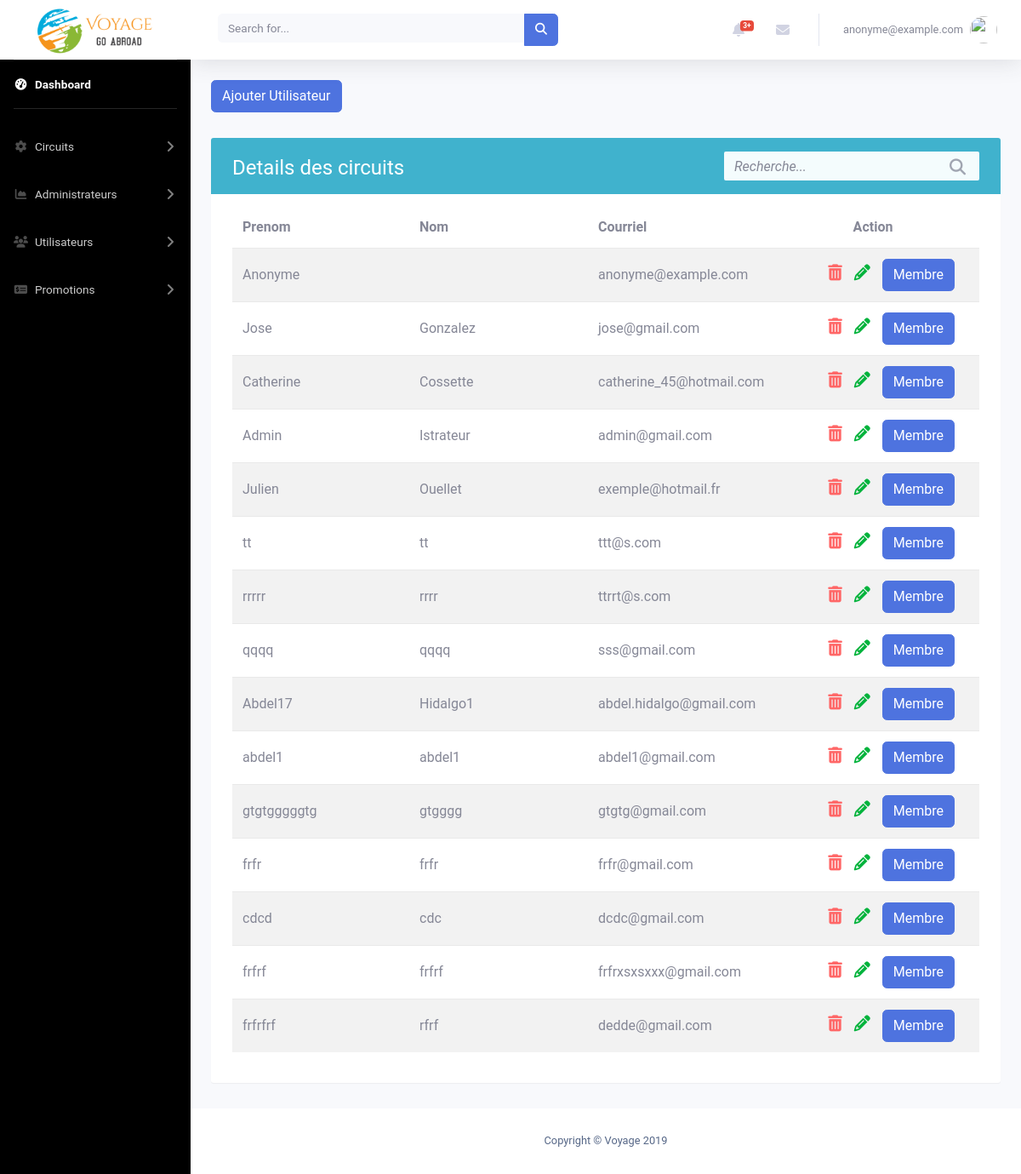
/admin/gererAdmin.php (signed in), run on an earlier commit of the app's database.
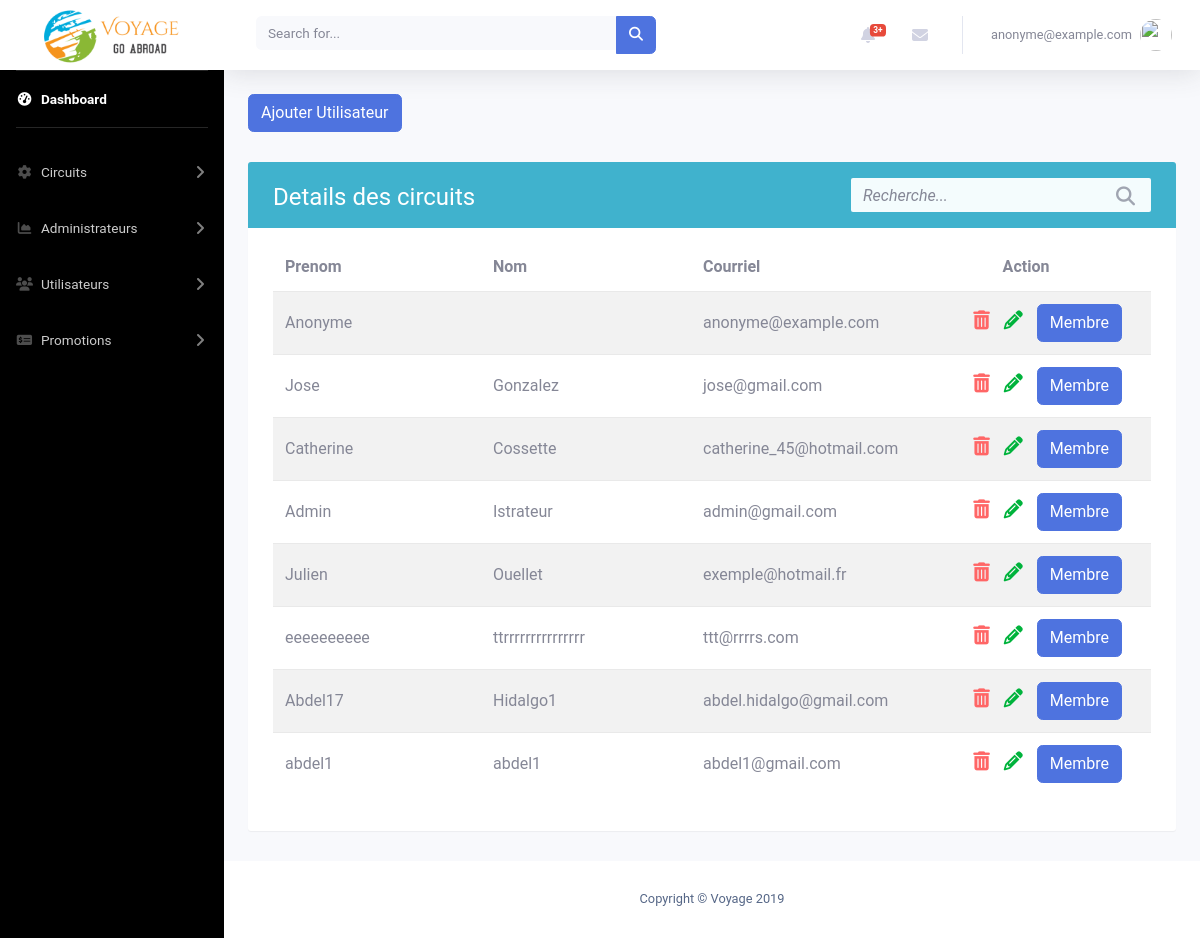
And on a later commit of the database.
### tables this page shows
CREATE TABLE `utilisateur` (
  `idUtilisateur` int(11) NOT NULL,
  `prenom` varchar(50) NOT NULL,
  `nom` varchar(50) NOT NULL,
  `courriel` varchar(50) NOT NULL,
  `password` varchar(100) NOT NULL DEFAULT 'p@ssw0rd',
  `sexe` varchar(50) DEFAULT NULL,
  `adresse` varchar(250) DEFAULT NULL,
  `ville` varchar(150) DEFAULT NULL,
  `codePostal` varchar(50) DEFAULT NULL,
  `pays` varchar(150) DEFAULT NULL,
  `role` varchar(50) NOT NULL DEFAULT 'Membre'
);

### admin/gererAdmin.php (the view, shortened to what this page needs)
<?php
    include_once "includes/header.php";
    include_once "includes/navbar.php";
    $stmt = $conn->query("SELECT * FROM utilisateur WHERE role = 'Admin'");
    $table = '
                <div class="table-wrapper">
                    <div class="table-title">
                        <div class="row">
                            <div class="col-sm-8">
                                <h2>Details des circuits</b></h2>
                            </div>
                            <div class="col-sm-4">
                                <div class="search-box">
                                    <div class="input-group">
                                        <input type="text" id="search" class="form-control" placeholder="Recherche...">
                                        <span class="input-group-addon"><i class="fa fa-search" aria-hidden="true"></i></span>
                                    </div>
                                </div>
                            </div>
                        </div>
                    </div>
                    <table class="table table-striped">
                        <thead>
                            <tr>
                                <th>Prenom</th>
                                <th>Nom</th>
                                <th>Courriel</th>
                                <th style="width: 250px; text-align: center;">Action</th>
                            </tr>
                        </thead>
                        <tbody>';
                        while ($row = $stmt->fetch()) {
                            $table .= '
                                    <tr>
                                        <td>' . $row->prenom . '</td>
                                        <td>' . $row->nom . '</td>
                                        <td>' . $row->courriel . '</td>
                                        <td style="width: 250px;">
                                            <div class="col-md-12 choix">
                                                <a href="" data-toggle="modal" data-target="#exampleModal'. $row->idUtilisateur .'"><i class="fa fa-trash" aria-hidden="true" style="color: #ff6666;"></i></a>
                                                <a href="modifierAdmin.php?idUtilisateur=' . $row->idUtilisateur . '"><i class="fa fa-pencil" aria-hidden="true" style="color: #00b33c;"></i></a>
                                                <a href="convertirEnMembre.php?idUtilisateur=' . $row->idUtilisateur . '" class="btn btn-primary" style="color: white;">Membre</a>
                                                <div style="color: black;" class="modal fade" id="exampleModal'. $row->idUtilisateur .'" tabindex="-1" role="dialog" aria-labelledby="exampleModalLabel" aria-hidden="true">
                                                        Êtes-vous certain de vouloir supprimer "' . $row->prenom . '"?
                                                            <a type="button" href="deleteAdmin.php?idUtilisateur=' . $row->idUtilisateur . '" class="btn btn-primary">Confirmer</a>
                                                </div>
                                            </div>
                                        </td>
                                    </tr>';
                        }
                $table .= '</tbody>
                        </table>
                    </div>
                ';
?><div class="container minimumHeight">
    <form action="creerAdmin.php">
        <button class="btn btn-primary" style="color: white;">Ajouter Utilisateur</button>
    </form>
    <?php
        echo $table;
    ?>
</div><?php
  include_once 'includes/footer.php';
?>

What changed in the data, as far as the page shows it:
removed utilisateur: prenom "rrrrr", nom "rrrr", courriel "ttrrt@s.com"
removed utilisateur: prenom "qqqq", nom "qqqq", courriel "sss@gmail.com"
removed utilisateur: prenom "gtgtgggggtg", nom "gtgggg", courriel "gtgtg@gmail.com"
no longer on this page (row edited): utilisateur: prenom "frfr", nom "frfr", courriel "frfr@gmail.com"
no longer on this page (row edited): utilisateur: prenom "cdcd", nom "cdc", courriel "dcdc@gmail.com"
removed utilisateur: prenom "frfrf", nom "frfrf", courriel "frfrxsxsxxx@gmail.com"
removed utilisateur: prenom "frfrfrf", nom "rfrf", courriel "dedde@gmail.com"
changed utilisateur: prenom "tt" → "eeeeeeeeee"; nom "tt" → "ttrrrrrrrrrrrrrrr"; courriel "ttt@s.com" → "ttt@rrrrs.com"
